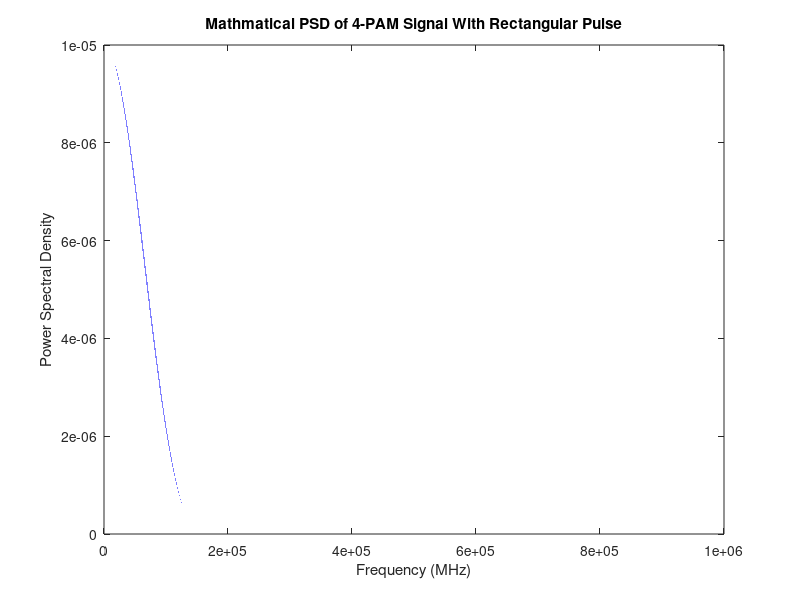

This figure's MATLAB source: (Note: this script raises an error after producing the figure.)
%This code generates a plot of PSM against bandwidth given frequency and
%bandwidth using the mathmatical approach.


%%%%%%%%%%%%%%%%%%%%%%%%%%%%%%%%%%%%%%%
%Mathmatical section
frequency = 1000000;
bandwidth = 500000;
Ts = 1/bandwidth;
frequency = linspace(0, frequency, frequency);

S = 5 * Ts * (sinc(pi * frequency * Ts)).^2;

figure(1);
plot(S)
xlabel('Frequency (MHz)')
ylabel('Power Spectral Density')
title('Mathmatical PSD of 4-PAM Signal With Rectangular Pulse')
%%%%%%%%%%%%%%%%%%%%%%%%%%%%%%%%%%%%%%%
%Simulation section

fsamp = 8;%sample at 8 times data rate

% Generating a rectangular pulse shape
prect=ones(1,fsamp);
prect=prect/norm(prect);
prectmatch=prect(end:-1:1);

% Generating random signal data for polar signaling
dataArray = zeros(500, 1);
for i=1:500
   num = round(3*rand(1));
   switch (num) 
       case 0
           dataArray(i) = -3;
       case 1
           dataArray(i) = -1;
       case 2
           dataArray(i) = 1;
       case 3
           dataArray(i) = 3;
   end 
end
transpose(dataArray);
upData = upsample(s_data,fsamp);

%pass data through rectangular filter
message=conv(upData,prect);

%Perfect channel

%Pass received message through matching rectangular filter
%PSDSim = conv(message,prectmatch);


[Psd2,f]=pwelch(xrect, [], [], [], 'twosided' ,f_ovsamp);


figure(2);
plot(PSDSim)
xlabel('Frequency (MHz)')
ylabel('Power Spectral Density')
title('Simulated PSD of 4-PAM Signal With Rectangular Pulse')